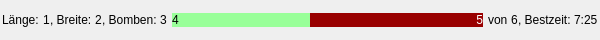
<?xml version="1.0" encoding="UTF-8"?>
<ui version="4.0">
 <class>Statistikzeile</class>
 <widget class="QWidget" name="Statistikzeile">
  <property name="geometry">
   <rect>
    <x>0</x>
    <y>0</y>
    <width>600</width>
    <height>40</height>
   </rect>
  </property>
  <property name="sizePolicy">
   <sizepolicy hsizetype="Minimum" vsizetype="Minimum">
    <horstretch>0</horstretch>
    <verstretch>0</verstretch>
   </sizepolicy>
  </property>
  <property name="minimumSize">
   <size>
    <width>600</width>
    <height>0</height>
   </size>
  </property>
  <property name="windowTitle">
   <string>Form</string>
  </property>
  <layout class="QHBoxLayout" name="horizontalLayout">
   <property name="spacing">
    <number>0</number>
   </property>
   <property name="leftMargin">
    <number>2</number>
   </property>
   <property name="topMargin">
    <number>0</number>
   </property>
   <property name="rightMargin">
    <number>2</number>
   </property>
   <property name="bottomMargin">
    <number>0</number>
   </property>
   <item>
    <widget class="QWidget" name="links" native="true">
     <layout class="QHBoxLayout" name="horizontalLayout_3">
      <property name="spacing">
       <number>0</number>
      </property>
      <property name="leftMargin">
       <number>0</number>
      </property>
      <property name="topMargin">
       <number>0</number>
      </property>
      <property name="rightMargin">
       <number>0</number>
      </property>
      <property name="bottomMargin">
       <number>0</number>
      </property>
      <item>
       <widget class="QLabel" name="label">
        <property name="text">
         <string>Länge: </string>
        </property>
       </widget>
      </item>
      <item>
       <widget class="QLabel" name="zeile">
        <property name="text">
         <string>1</string>
        </property>
       </widget>
      </item>
      <item>
       <widget class="QLabel" name="label_2">
        <property name="text">
         <string>, Breite: </string>
        </property>
       </widget>
      </item>
      <item>
       <widget class="QLabel" name="spalte">
        <property name="text">
         <string>2</string>
        </property>
       </widget>
      </item>
      <item>
       <widget class="QLabel" name="label_3">
        <property name="text">
         <string>, Bomben: </string>
        </property>
       </widget>
      </item>
      <item>
       <widget class="QLabel" name="bomben">
        <property name="text">
         <string>3</string>
        </property>
       </widget>
      </item>
     </layout>
    </widget>
   </item>
   <item>
    <widget class="QWidget" name="mitte" native="true">
     <layout class="QHBoxLayout" name="verhaeltnis" stretch="4,5">
      <property name="spacing">
       <number>0</number>
      </property>
      <property name="sizeConstraint">
       <enum>QLayout::SetMaximumSize</enum>
      </property>
      <property name="leftMargin">
       <number>5</number>
      </property>
      <property name="rightMargin">
       <number>5</number>
      </property>
      <item>
       <widget class="QLabel" name="gewonnen">
        <property name="sizePolicy">
         <sizepolicy hsizetype="Minimum" vsizetype="Maximum">
          <horstretch>0</horstretch>
          <verstretch>0</verstretch>
         </sizepolicy>
        </property>
        <property name="styleSheet">
         <string notr="true">background-color: #99ff99;
color: black;
</string>
        </property>
        <property name="text">
         <string>4</string>
        </property>
       </widget>
      </item>
      <item>
       <widget class="QLabel" name="verloren">
        <property name="sizePolicy">
         <sizepolicy hsizetype="Minimum" vsizetype="Maximum">
          <horstretch>0</horstretch>
          <verstretch>0</verstretch>
         </sizepolicy>
        </property>
        <property name="styleSheet">
         <string notr="true">background-color: #990000;
color: white;</string>
        </property>
        <property name="text">
         <string>5</string>
        </property>
        <property name="alignment">
         <set>Qt::AlignRight|Qt::AlignTrailing|Qt::AlignVCenter</set>
        </property>
       </widget>
      </item>
     </layout>
    </widget>
   </item>
   <item>
    <widget class="QWidget" name="rechts" native="true">
     <layout class="QHBoxLayout" name="horizontalLayout_2">
      <property name="spacing">
       <number>0</number>
      </property>
      <property name="leftMargin">
       <number>0</number>
      </property>
      <property name="topMargin">
       <number>0</number>
      </property>
      <property name="rightMargin">
       <number>0</number>
      </property>
      <property name="bottomMargin">
       <number>0</number>
      </property>
      <item>
       <widget class="QLabel" name="label_4">
        <property name="text">
         <string>von </string>
        </property>
       </widget>
      </item>
      <item>
       <widget class="QLabel" name="anzahl">
        <property name="text">
         <string>6</string>
        </property>
       </widget>
      </item>
      <item>
       <widget class="QLabel" name="label_6">
        <property name="text">
         <string>, Bestzeit: </string>
        </property>
       </widget>
      </item>
      <item>
       <widget class="QLabel" name="bestzeit">
        <property name="text">
         <string>7:25</string>
        </property>
       </widget>
      </item>
     </layout>
    </widget>
   </item>
  </layout>
 </widget>
 <resources/>
 <connections/>
</ui>
